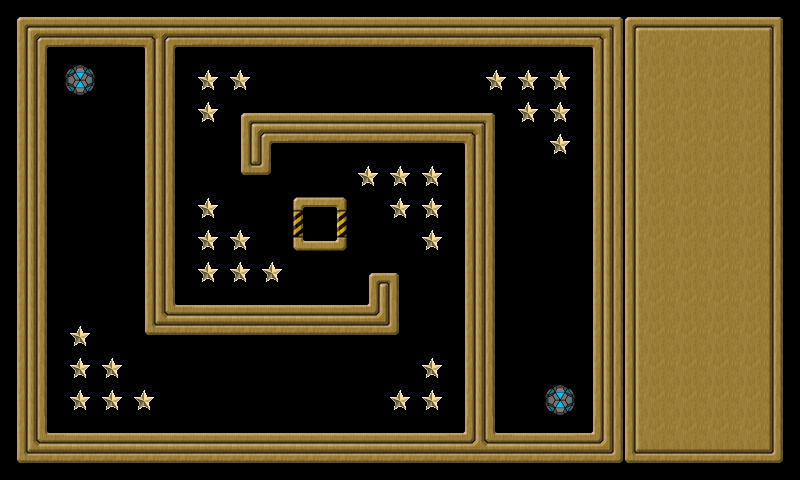

Rendered tile map (Tiled .tmx) drawn with the repository's tilesets; below, a short description and the map source with its tile grids summarised:
An orthogonal 25x15 tile map with 32x32 px tiles, 3 tile layers (background, extra, controlpanel), 3 tilesets and 43 objects (wall001, wall002, wall003, wall004, wall005, ...).

<map version="1.0" orientation="orthogonal" width="25" height="15" tilewidth="32" tileheight="32">
 <tileset firstgid="1" name="tileset" tilewidth="32" tileheight="32">
  <image source="tileset.png" width="160" height="448" />
 </tileset>
 <tileset firstgid="71" name="goodball" tilewidth="32" tileheight="32">
  <image source="goodball.png" width="32" height="32" />
 </tileset>
 <tileset firstgid="72" name="star" tilewidth="32" tileheight="32">
  <image source="star.png" width="32" height="32" />
 </tileset>
 <layer name="background" width="20" height="15">
  <data>[300 cells, 300 non-empty, 17 distinct tile ids]</data>
 </layer>
 <layer name="extra" width="20" height="15">
  <data>[300 cells, 32 non-empty, 2 distinct tile ids]</data>
 </layer>
 <layer name="controlpanel" width="25" height="15">
  <data>[375 cells, 90 non-empty, 9 distinct tile ids]</data>
 </layer>
 <objectgroup name="objects" width="20" height="15">
  <object name="wall001" x="0" y="0" width="592" height="48">
   <properties>
    <property name="objClass" value="wall" />
   </properties>
  </object>
  <object name="wall002" x="592" y="0" width="48" height="432">
   <properties>
    <property name="objClass" value="wall" />
   </properties>
  </object>
  <object name="wall003" x="48" y="432" width="592" height="48">
   <properties>
    <property name="objClass" value="wall" />
   </properties>
  </object>
  <object name="wall004" x="0" y="48" width="48" height="432">
   <properties>
    <property name="objClass" value="wall" />
   </properties>
  </object>
  <object name="wall005" x="144" y="48" width="32" height="288">
   <properties>
    <property name="objClass" value="wall" />
   </properties>
  </object>
  <object name="wall006" x="176" y="304" width="224" height="32">
   <properties>
    <property name="objClass" value="wall" />
   </properties>
  </object>
  <object name="wall007" x="368" y="272" width="32" height="32">
   <properties>
    <property name="objClass" value="wall" />
   </properties>
  </object>
  <object name="wall008" x="240" y="112" width="256" height="32">
   <properties>
    <property name="objClass" value="wall" />
   </properties>
  </object>
  <object name="wall009" x="464" y="144" width="32" height="288">
   <properties>
    <property name="objClass" value="wall" />
   </properties>
  </object>
  <object name="wall010" x="240" y="144" width="32" height="32">
   <properties>
    <property name="objClass" value="wall" />
   </properties>
  </object>
  <object name="star001" x="552" y="104" width="16" height="16">
   <properties>
    <property name="objClass" value="star" />
   </properties>
  </object>
  <object name="star002" x="552" y="72" width="16" height="16">
   <properties>
    <property name="objClass" value="star" />
   </properties>
  </object>
  <object name="star003" x="552" y="136" width="16" height="16">
   <properties>
    <property name="objClass" value="star" />
   </properties>
  </object>
  <object name="star004" x="520" y="72" width="16" height="16">
   <properties>
    <property name="objClass" value="star" />
   </properties>
  </object>
  <object name="star005" x="488" y="72" width="16" height="16">
   <properties>
    <property name="objClass" value="star" />
   </properties>
  </object>
  <object name="star006" x="520" y="104" width="16" height="16">
   <properties>
    <property name="objClass" value="star" />
   </properties>
  </object>
  <object name="star007" x="232" y="72" width="16" height="16">
   <properties>
    <property name="objClass" value="star" />
   </properties>
  </object>
  <object name="star008" x="200" y="104" width="16" height="16">
   <properties>
    <property name="objClass" value="star" />
   </properties>
  </object>
  <object name="star009" x="200" y="232" width="16" height="16">
   <properties>
    <property name="objClass" value="star" />
   </properties>
  </object>
  <object name="star010" x="200" y="264" width="16" height="16">
   <properties>
    <property name="objClass" value="star" />
   </properties>
  </object>
  <object name="star011" x="232" y="264" width="16" height="16">
   <properties>
    <property name="objClass" value="star" />
   </properties>
  </object>
  <object name="star012" x="232" y="232" width="16" height="16">
   <properties>
    <property name="objClass" value="star" />
   </properties>
  </object>
  <object name="star013" x="72" y="392" width="16" height="16">
   <properties>
    <property name="objClass" value="star" />
   </properties>
  </object>
  <object name="star014" x="72" y="360" width="16" height="16">
   <properties>
    <property name="objClass" value="star" />
   </properties>
  </object>
  <object name="star015" x="72" y="328" width="16" height="16">
   <properties>
    <property name="objClass" value="star" />
   </properties>
  </object>
  <object name="star016" x="104" y="392" width="16" height="16">
   <properties>
    <property name="objClass" value="star" />
   </properties>
  </object>
  <object name="star017" x="104" y="360" width="16" height="16">
   <properties>
    <property name="objClass" value="star" />
   </properties>
  </object>
  <object name="star018" x="136" y="392" width="16" height="16">
   <properties>
    <property name="objClass" value="star" />
   </properties>
  </object>
  <object name="star019" x="424" y="392" width="16" height="16">
   <properties>
    <property name="objClass" value="star" />
   </properties>
  </object>
  <object name="star020" x="392" y="392" width="16" height="16">
   <properties>
    <property name="objClass" value="star" />
   </properties>
  </object>
  <object name="star021" x="424" y="360" width="16" height="16">
   <properties>
    <property name="objClass" value="star" />
   </properties>
  </object>
  <object name="star022" x="424" y="200" width="16" height="16">
   <properties>
    <property name="objClass" value="star" />
   </properties>
  </object>
  <object name="star023" x="424" y="168" width="16" height="16">
   <properties>
    <property name="objClass" value="star" />
   </properties>
  </object>
  <object name="star024" x="392" y="168" width="16" height="16">
   <properties>
    <property name="objClass" value="star" />
   </properties>
  </object>
  <object name="star025" x="392" y="200" width="16" height="16">
   <properties>
    <property name="objClass" value="star" />
   </properties>
  </object>
  <object name="star026" x="424" y="232" width="16" height="16">
   <properties>
    <property name="objClass" value="star" />
   </properties>
  </object>
  <object name="star027" x="200" y="72" width="16" height="16">
   <properties>
    <property name="objClass" value="star" />
   </properties>
  </object>
  <object name="star028" x="360" y="168" width="16" height="16">
   <properties>
    <property name="objClass" value="star" />
   </properties>
  </object>
  <object name="star029" x="200" y="200" width="16" height="16">
   <properties>
    <property name="objClass" value="star" />
   </properties>
  </object>
  <object name="star030" x="264" y="264" width="16" height="16">
   <properties>
    <property name="objClass" value="star" />
   </properties>
  </object>
  <object name="goal001" x="312" y="216" width="16" height="16">
   <properties>
    <property name="objClass" value="goal" />
   </properties>
   <ellipse />
  </object>
  <object name="goodball001" x="66" y="66" width="29" height="29">
   <properties>
    <property name="objClass" value="goodball" />
   </properties>
   <ellipse />
  </object>
  <object name="goodball002" x="546" y="386" width="29" height="29">
   <properties>
    <property name="objClass" value="goodball" />
   </properties>
   <ellipse />
  </object>
 </objectgroup>
</map>
